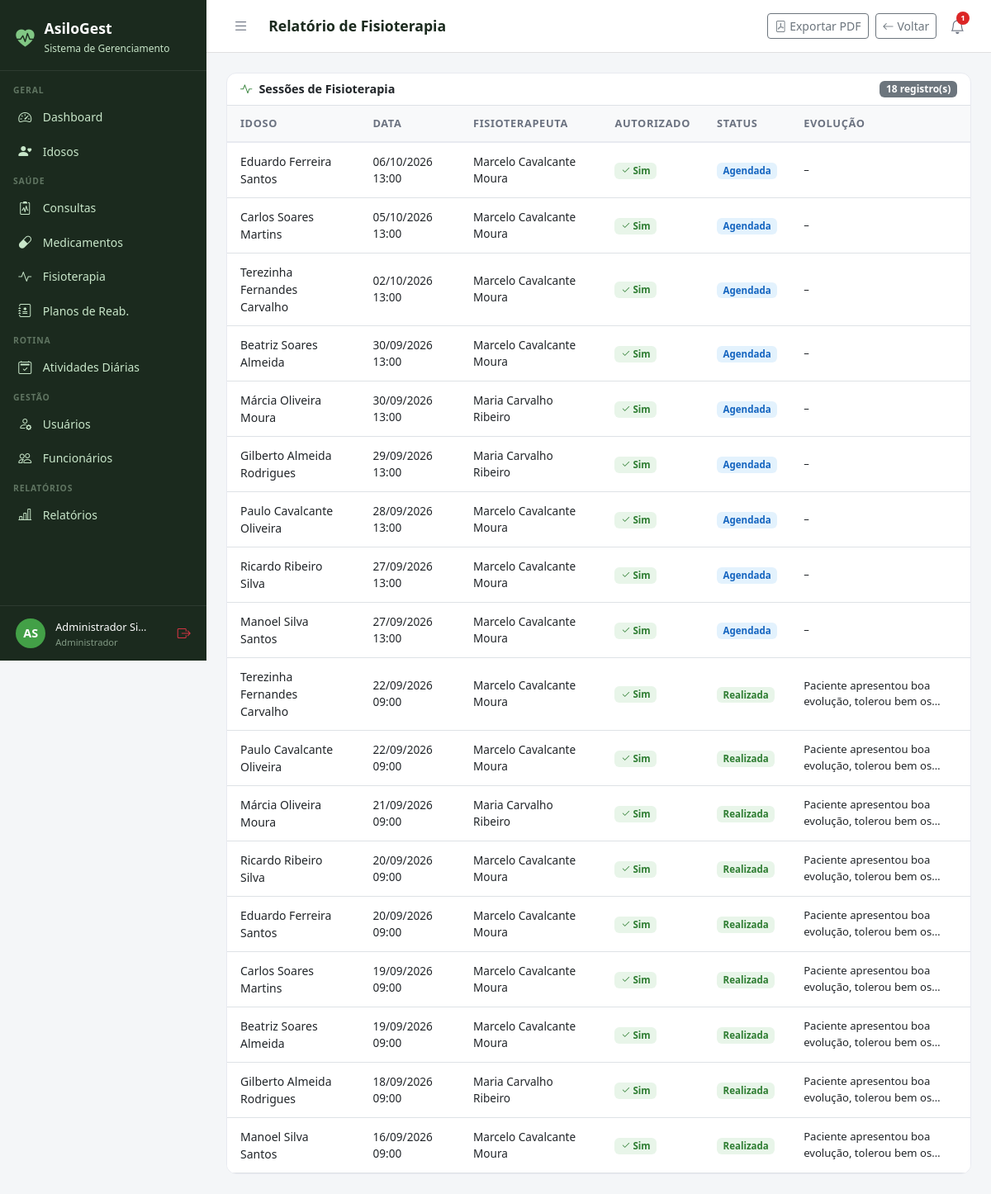
The app's page /relatorios/fisioterapia/ (signed in), older data.
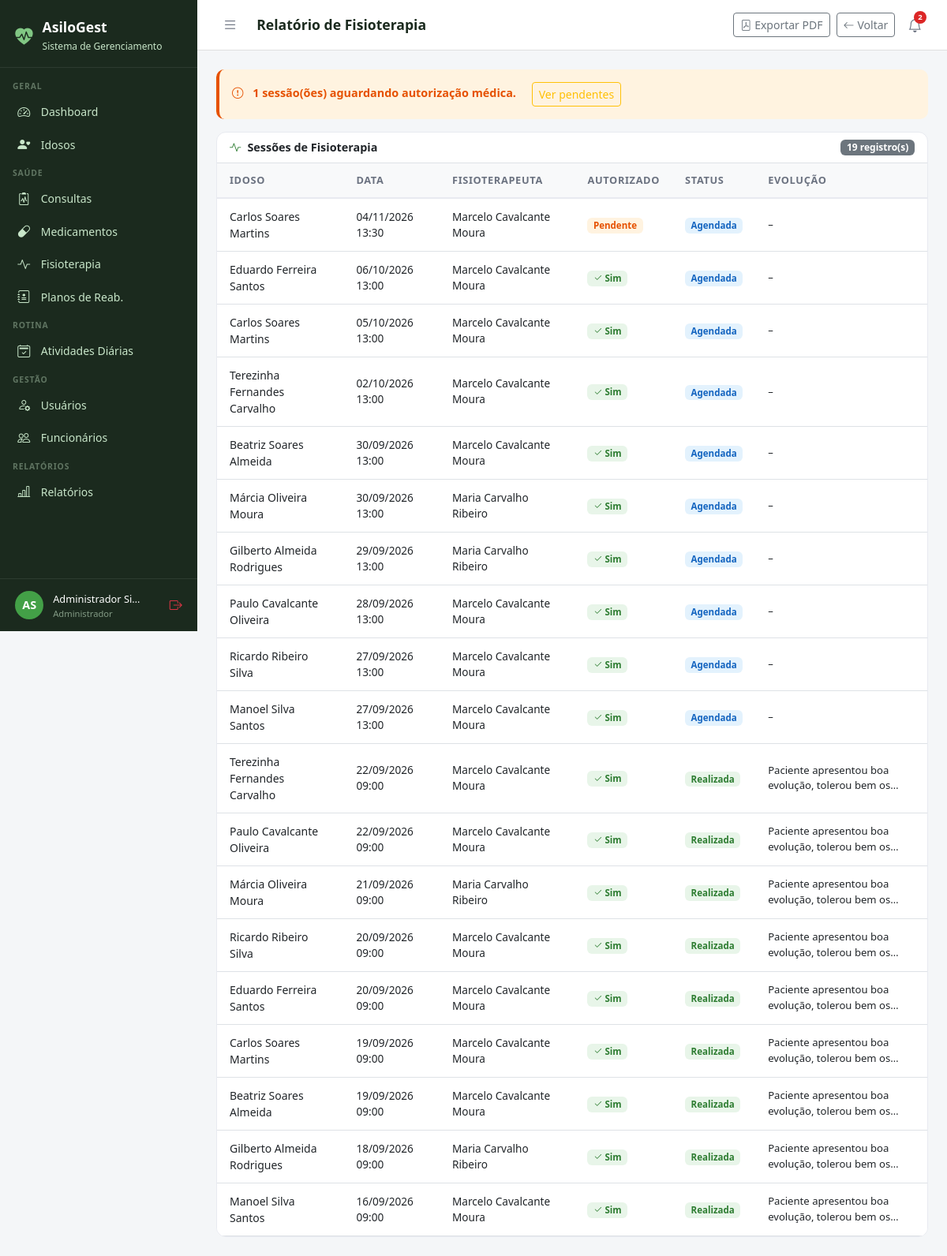
The same page, newer data.
### fisioterapia/models.py (models this page shows, shortened)
class SessaoFisioterapia(models.Model):
    STATUS_CHOICES = [
        ('agendada', 'Agendada'),
        ('realizada', 'Realizada'),
        ('cancelada', 'Cancelada'),
        ('falta', 'Falta do Idoso'),
    ]
    idoso = models.ForeignKey(
        Idoso, on_delete=models.CASCADE, related_name='sessoes_fisio')
    fisioterapeuta = models.ForeignKey(
        Usuario, on_delete=models.SET_NULL, null=True,
        related_name='sessoes_realizadas',
        limit_choices_to={'perfil': 'fisioterapeuta'})
    data_hora = models.DateTimeField(verbose_name='Data e Hora')
    duracao_minutos = models.IntegerField(default=45, verbose_name='Duração (min)')
    status = models.CharField(max_length=10, choices=STATUS_CHOICES, default='agendada')
    objetivo = models.CharField(max_length=200, blank=True, verbose_name='Objetivo da Sessão')
    procedimentos = models.TextField(blank=True, verbose_name='Procedimentos Realizados')
    evolucao = models.TextField(blank=True, verbose_name='Evolução do Paciente')
    observacoes = models.TextField(blank=True)
    autorizada = models.BooleanField(
        default=False, verbose_name='Autorizada pelo Médico',
        help_text='Sessão só pode ser executada após autorização médica.')
    autorizado_por = models.ForeignKey(
        Usuario, on_delete=models.SET_NULL, null=True, blank=True,
        related_name='sessoes_autorizadas',
        limit_choices_to={'perfil': 'medico'},
        verbose_name='Autorizado por')
    data_autorizacao = models.DateTimeField(
        null=True, blank=True, verbose_name='Data da Autorização')
    criado_em = models.DateTimeField(auto_now_add=True)
    class Meta:
        verbose_name = 'Sessão de Fisioterapia'
        verbose_name_plural = 'Sessões de Fisioterapia'
        ordering = ['-data_hora']

### idosos/models.py (models this page shows, shortened)
class Idoso(models.Model):
    SEXO_CHOICES = [('M', 'Masculino'), ('F', 'Feminino')]
    TIPO_SANGUINEO = [('A+','A+'),('A-','A-'),('B+','B+'),('B-','B-'),('AB+','AB+'),('AB-','AB-'),('O+','O+'),('O-','O-')]
    STATUS_CHOICES = [('ativo','Ativo'),('inativo','Inativo'),('internado','Internado'),('falecido','Falecido')]
    nome = models.CharField(max_length=150, verbose_name='Nome Completo')
    data_nascimento = models.DateField(verbose_name='Data de Nascimento')
    sexo = models.CharField(max_length=1, choices=SEXO_CHOICES)
    cpf = models.CharField(max_length=14, unique=True, null=True, blank=True)
    rg = models.CharField(max_length=20, blank=True)
    tipo_sanguineo = models.CharField(max_length=3, choices=TIPO_SANGUINEO, blank=True)
    foto = models.ImageField(upload_to='idosos/', blank=True, null=True)
    status = models.CharField(max_length=10, choices=STATUS_CHOICES, default='ativo')
    endereco = models.CharField(max_length=200, blank=True)
    cidade = models.CharField(max_length=100, blank=True)
    estado = models.CharField(max_length=2, blank=True)
    cep = models.CharField(max_length=9, blank=True)
    alergias = models.TextField(blank=True, verbose_name='Alergias')
    condicoes_medicas = models.TextField(blank=True, verbose_name='Condições Médicas')
    observacoes = models.TextField(blank=True, verbose_name='Observações Gerais')
    data_entrada = models.DateField(verbose_name='Data de Entrada')
    numero_quarto = models.CharField(max_length=10, blank=True, verbose_name='Quarto')
    criado_em = models.DateTimeField(auto_now_add=True)
    atualizado_em = models.DateTimeField(auto_now=True)
    class Meta:
        verbose_name = 'Idoso'
        verbose_name_plural = 'Idosos'
        ordering = ['nome']

### core/models.py (models this page shows, shortened)
class Usuario(AbstractUser):
    PERFIL_CHOICES = [
        ('administrador', 'Administrador'),
        ('medico', 'Médico'),
        ('fisioterapeuta', 'Fisioterapeuta'),
        ('enfermeiro', 'Enfermeiro(a)'),
        ('recepcionista', 'Recepcionista'),
        ('familiar', 'Familiar do Idoso'),
    ]
    perfil = models.CharField(
        max_length=20, choices=PERFIL_CHOICES,
        default='recepcionista', verbose_name='Perfil de Acesso'
    )
    telefone = models.CharField(max_length=15, blank=True, verbose_name='Telefone')
    cpf = models.CharField(max_length=14, unique=True, null=True, blank=True, verbose_name='CPF')
    foto = models.ImageField(upload_to='usuarios/', blank=True, null=True, verbose_name='Foto')
    data_nascimento = models.DateField(null=True, blank=True, verbose_name='Data de Nascimento')
    especialidade = models.CharField(
        max_length=100, blank=True, verbose_name='Especialidade',
        help_text='Preencha para Médico ou Fisioterapeuta'
    )
    data_admissao = models.DateField(null=True, blank=True, verbose_name='Data de Admissão')
    primeiro_acesso = models.BooleanField(
        default=True, verbose_name='Primeiro Acesso',
        help_text='Usuário deve definir senha no primeiro login'
    )
    ativo = models.BooleanField(default=True, verbose_name='Ativo')
    criado_em = models.DateTimeField(auto_now_add=True)
    class Meta:
        verbose_name = 'Usuário'
        verbose_name_plural = 'Usuários'
        ordering = ['first_name', 'last_name']
    @property
    def is_administrador(self):
        return self.perfil == 'administrador' or self.is_superuser
    @property
    def is_fisioterapeuta(self):
        return self.perfil == 'fisioterapeuta'
    @property
    def is_familiar(self):
        return self.perfil == 'familiar'
    @property
    def pode_ver_saude(self):
        return (self.is_administrador or self.is_medico
                or self.is_fisioterapeuta or self.is_enfermeiro)
    @property
    def pode_cadastrar_usuarios(self):
        return self.is_administrador or self.is_recepcionista
    @property
    def pode_administrar(self):
        return self.is_administrador

### relatorios/views.py (the view)
# urls.py: path('fisioterapia/', views.fisioterapia_relatorio, name='fisioterapia'),
@login_required
@perfil_required('administrador', 'medico', 'fisioterapeuta')
def fisioterapia_relatorio(request):
    from fisioterapia.models import SessaoFisioterapia
    hoje = date.today()
    sessoes = SessaoFisioterapia.objects.select_related(
        'idoso', 'fisioterapeuta', 'autorizado_por'
    ).order_by('-data_hora')[:100]
    pendentes = SessaoFisioterapia.objects.filter(autorizada=False, status='agendada')
    ctx = {'sessoes': sessoes, 'pendentes': pendentes, 'hoje': hoje}
    if request.GET.get('pdf'):
        html = render_to_string('relatorios/pdf/fisioterapia.html', ctx)
        return _pdf_response(html, 'relatorio_fisioterapia.pdf')
    return render(request, 'relatorios/fisioterapia.html', ctx)

### templates/relatorios/fisioterapia.html (shortened to what this page needs)
{% extends 'base.html' %}
{% block page_title %}Relatório de Fisioterapia{% endblock %}
{% block topbar_actions %}
<a href="{% url 'relatorios:fisioterapia' %}?pdf=1" class="btn btn-sm btn-outline-secondary"><i class="bi bi-file-pdf me-1"></i>Exportar PDF</a>
<a href="{% url 'relatorios:lista' %}" class="btn btn-sm btn-outline-secondary"><i class="bi bi-arrow-left me-1"></i>Voltar</a>
{% endblock %}
{% block content %}
{% if pendentes %}
<div class="alert" style="background:#FFF3E0;border-left:4px solid #E65100;color:#E65100;">
  <i class="bi bi-exclamation-circle me-2"></i>
  <strong>{{ pendentes|length }} sessão(ões) aguardando autorização médica.</strong>
  <a href="{% url 'fisioterapia:lista' %}" class="btn btn-sm btn-outline-warning ms-3">Ver pendentes</a>
</div>
{% endif %}
<div class="table-card">
  <div class="d-flex align-items-center justify-content-between px-3 py-2 border-bottom">
    <span style="font-weight:600;font-size:.9rem;"><i class="bi bi-activity me-2" style="color:#2E7D32;"></i>Sessões de Fisioterapia</span>
    <span class="badge bg-secondary">{{ sessoes|length }} registro(s)</span>
  </div>
  <table class="table table-hover">
    <thead><tr><th>Idoso</th><th>Data</th><th>Fisioterapeuta</th><th>Autorizado</th><th>Status</th><th>Evolução</th></tr></thead>
    <tbody>
      {% for s in sessoes %}
      <tr>
        <td style="font-weight:500;font-size:.875rem;">{{ s.idoso.nome }}</td>
        <td style="font-size:.85rem;">{{ s.data_hora|date:"d/m/Y H:i" }}</td>
        <td style="font-size:.85rem;">{{ s.fisioterapeuta.get_full_name|default:"–" }}</td>
        <td>
          {% if s.autorizada %}
            <span class="badge" style="background:#E8F5E9;color:#2E7D32;font-size:.72rem;"><i class="bi bi-check2"></i> Sim</span>
          {% else %}
            <span class="badge" style="background:#FFF3E0;color:#E65100;font-size:.72rem;">Pendente</span>
          {% endif %}
        </td>
        <td><span class="badge" style="font-size:.72rem;{% if s.status == 'realizada' %}background:#E8F5E9;color:#2E7D32;{% elif s.status == 'agendada' %}background:#E3F2FD;color:#1565C0;{% else %}background:#FFEBEE;color:#C62828;{% endif %}">{{ s.get_status_display }}</span></td>
        <td style="font-size:.82rem;">{{ s.evolucao|truncatechars:50|default:"–" }}</td>
      </tr>
      {% empty %}
      <tr><td colspan="6" class="text-center text-muted py-4">Nenhuma sessão encontrada.</td></tr>
      {% endfor %}
    </tbody>
  </table>
</div>
{% endblock %}

### templates/base.html (shortened to what this page needs)
<!DOCTYPE html>
<html lang="pt-br">
<head>
  <link href="https://cdn.jsdelivr.net/npm/bootstrap@5.3.0/dist/css/bootstrap.min.css" rel="stylesheet">
  <link href="https://cdn.jsdelivr.net/npm/bootstrap-icons@1.11.0/font/bootstrap-icons.css" rel="stylesheet">
</head>
<body>
{% if user.is_authenticated %}
<div id="sidebar">
  <div class="sidebar-brand">
    <i class="bi bi-heart-pulse-fill" style="color:#81C784;font-size:1.4rem;"></i>
    <div>
      <h5 style="margin:0;">AsiloGest</h5>
      <small>Sistema de Gerenciamento</small>
    </div>
  </div>
  <nav class="sidebar-nav">
    <div class="nav-section">Geral</div>
    <a href="{% url 'dashboard' %}" class="sidebar-link {% if request.resolver_match.url_name == 'dashboard' %}active{% endif %}">
      <i class="bi bi-speedometer2"></i> Dashboard
    </a>
    <a href="{% url 'idosos:lista' %}" class="sidebar-link">
      <i class="bi bi-person-heart"></i>
      {% if user.is_familiar %}Meus Familiares{% else %}Idosos{% endif %}
    </a>
    {% if user.pode_ver_saude or user.is_familiar %}
    <div class="nav-section">Saúde</div>
    <a href="{% url 'consultas:lista' %}" class="sidebar-link">
      <i class="bi bi-clipboard2-pulse"></i> Consultas
    </a>
    <a href="{% url 'medicamentos:lista' %}" class="sidebar-link">
      <i class="bi bi-capsule"></i> Medicamentos
    </a>
    <a href="{% url 'fisioterapia:lista' %}" class="sidebar-link">
      <i class="bi bi-activity"></i> Fisioterapia
    </a>
    {% if user.pode_ver_saude and not user.is_familiar %}
    <a href="{% url 'fisioterapia:planos_lista' %}" class="sidebar-link">
      <i class="bi bi-journal-medical"></i> Planos de Reab.
    </a>
    {% endif %}
    {% endif %}
    <div class="nav-section">Rotina</div>
    <a href="{% url 'atividades:lista' %}" class="sidebar-link">
      <i class="bi bi-calendar2-check"></i> Atividades Diárias
    </a>
    {% if user.pode_cadastrar_usuarios %}
    <div class="nav-section">Gestão</div>
    <a href="{% url 'usuarios_lista' %}" class="sidebar-link">
      <i class="bi bi-person-gear"></i> Usuários
    </a>
    {% endif %}
    {% if user.pode_administrar %}
    <a href="{% url 'funcionarios:lista' %}" class="sidebar-link">
      <i class="bi bi-people"></i> Funcionários
    </a>
    {% endif %}
    {% if user.pode_ver_saude or user.pode_administrar %}
    <div class="nav-section">Relatórios</div>
    <a href="{% url 'relatorios:lista' %}" class="sidebar-link">
      <i class="bi bi-bar-chart-line"></i> Relatórios
    </a>
    {% endif %}
  </nav>
  <div class="sidebar-user">
    <div class="avatar">{{ user.first_name|first|upper }}{{ user.last_name|first|upper }}</div>
    <div class="info" style="min-width:0;flex:1;">
      <span>{{ user.get_full_name|truncatechars:18 }}</span>
      <small>{{ user.get_perfil_display }}</small>
    </div>
    <a href="{% url 'logout' %}" class="text-danger" title="Sair" style="flex-shrink:0;">
      <i class="bi bi-box-arrow-right"></i>
    </a>
  </div>
</div>
<div id="main">
  <div class="topbar">
    <div class="topbar-left">
      <button class="btn-toggle-sidebar" onclick="toggleSidebar()" title="Menu">
        <i class="bi bi-list"></i>
      </button>
      <h4>{% block page_title %}{% endblock %}</h4>
    </div>
    <div class="d-flex align-items-center gap-2">
      {% block topbar_actions %}{% endblock %}
      <div style="position:relative;">
        <button class="notif-btn" id="notifBtn" onclick="toggleNotif()" title="Notificações">
          <i class="bi bi-bell"></i>
          {% if notif_count %}
          <span class="notif-badge">{{ notif_count }}</span>
          {% endif %}
        </button>
      </div>
    </div>
  </div>
  <div class="content">
    {% block content %}{% endblock %}
  </div>
</div>
{% else %}
{% block full_content %}{% endblock %}
{% endif %}
</body>
</html>

Row changes from the older to the newer data that the page shows:
added SessaoFisioterapia: idoso.nome "Carlos Soares Martins", data_hora "04/11/2026 13:30", fisioterapeuta.get_full_name "Marcelo Cavalcante Moura", autorizada "Pendente", status "Agendada", evolucao "–"
Text that changed along with them:
{{ notif_count }}: "1" → "2"
{{ pendentes|length }}: (not shown) → "1"
{{ sessoes|length }}: "18" → "19"
text now shown: "sessão(ões) aguardando autorização médica. Ver pendentes"
